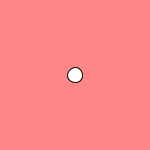
Frame 1 (no input)
Frame 60 (the mouse pressed at the canvas centre just before this capture): identical to frame 1, image omitted
Frame 120 (the mouse held since frame 60 and released just before this capture): identical to frame 1, image omitted

The Processing sketch that drew this single still picture (run headless with seeded random() and noise(); from frame 60 on, the mouse is pressed at the canvas centre):

// Processing sketch: slippery_dot
// ── slippery_dot.pde
 // 1. Create three integer variables to represent the x, y, and the size of the ellipse
int x=75;
int y=75;
int size=15;
    void setup() {
      // 2. Set the size of your sketch
    size(150,150);
    }
    
    void draw() {
      // 3. Set the background color of your sketch
      background(#FF8686);
      // 4. Draw an ellipse. Make sure it fits in the window.
      ellipse(x,y,size,size);
      // Use the variables created at the top of the sketch, 
      // for the location and size of your ellipse
    
    }
    
    void mousePressed() {
      //5. Create an integer variable called distance
      int distance=getDistance(mouseX,mouseY,x,y);
      //6. Set the value of the distance variable to the value returned by the getDistance method
      //   Pass the mouse's x and y (mouseX and mouseY) and the x and y of your ellipse to the method.
        
          
      //7.  Use an if statement to check if the distance variable is < the radius of the ellipse
      //    If it is, set a new x and y for the ellipse, using a random location on the window
      //    Hint: Use the Processing random() function
       if(size/2<distance){
       x=(int) random(0,150);
       y=(int) random(0,150);
       }
      
    }
    
    int getDistance(int x1, int y1, int x2, int y2) {
      return (int)Math.sqrt(Math.pow((x1-x2),2) + Math.pow((y1-y2),2));
    }
